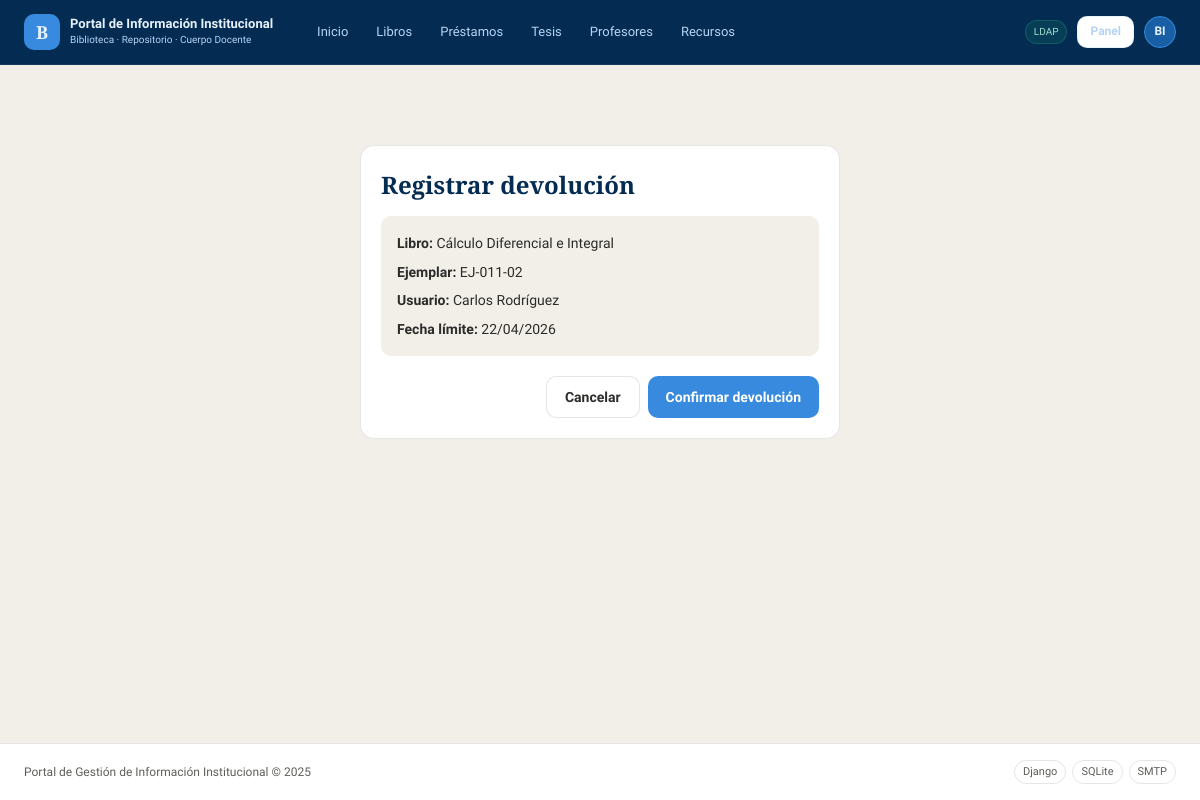
Page /biblioteca/prestamos/8/devolver/ (signed in) on the committed database.
### biblioteca/models.py (models this page shows, shortened)
class Prestamo(models.Model):
    ESTADO_CHOICES = [
        ('activo',     'Activo'),
        ('devuelto',   'Devuelto'),
        ('vencido',    'Vencido'),
    ]
    ejemplar      = models.ForeignKey(Ejemplar, on_delete=models.PROTECT,
                                       related_name='prestamos')
    usuario       = models.ForeignKey(User, on_delete=models.PROTECT,
                                       related_name='prestamos')
    fecha_prestamo  = models.DateTimeField(auto_now_add=True)
    fecha_devolucion = models.DateField(verbose_name='Fecha límite de devolución')
    fecha_devuelto  = models.DateTimeField(null=True, blank=True)
    estado          = models.CharField(max_length=20, choices=ESTADO_CHOICES,
                                        default='activo')
    notas           = models.TextField(blank=True)
    registrado_por  = models.ForeignKey(User, on_delete=models.SET_NULL,
                                         null=True, related_name='prestamos_registrados')
    class Meta:
        verbose_name        = 'Préstamo'
        verbose_name_plural = 'Préstamos'
        ordering            = ['-fecha_prestamo']
    def esta_vencido(self):
        if self.estado == 'devuelto':
            return False
        return timezone.now().date() > self.fecha_devolucion

class Ejemplar(models.Model):
    ESTADO_CHOICES = [
        ('disponible', 'Disponible'),
        ('prestado',   'Prestado'),
        ('reservado',  'Reservado'),
        ('deteriorado','Deteriorado'),
    ]
    libro    = models.ForeignKey(Libro, on_delete=models.CASCADE, related_name='ejemplares')
    codigo   = models.CharField(max_length=50, unique=True, verbose_name='Código')
    estado   = models.CharField(max_length=20, choices=ESTADO_CHOICES, default='disponible')
    ubicacion = models.CharField(max_length=100, blank=True,
                                  verbose_name='Ubicación en estantería')
    notas    = models.TextField(blank=True)
    class Meta:
        verbose_name        = 'Ejemplar'
        verbose_name_plural = 'Ejemplares'

class Libro(models.Model):
    titulo    = models.CharField(max_length=300)
    autor     = models.CharField(max_length=200)
    editorial = models.CharField(max_length=200, blank=True)
    anio      = models.PositiveIntegerField(verbose_name='Año', null=True, blank=True)
    isbn      = models.CharField(max_length=20, blank=True, unique=True, null=True)
    categoria = models.ForeignKey(Categoria, on_delete=models.SET_NULL,
                                  null=True, blank=True, related_name='libros')
    descripcion  = models.TextField(blank=True)
    portada      = models.ImageField(upload_to='portadas/', null=True, blank=True)
    fecha_registro = models.DateTimeField(auto_now_add=True)
    class Meta:
        verbose_name        = 'Libro'
        verbose_name_plural = 'Libros'
        ordering            = ['titulo']

### biblioteca/views.py (the view, shortened to what this page needs)
# urls.py: path('prestamos/<int:pk>/devolver/',      views.prestamo_devolver,  name='prestamo_devolver'),
@solo_bibliotecario
def prestamo_devolver(request, pk):
    if not request.user.is_staff:
        messages.error(request, 'Solo el bibliotecario puede registrar devoluciones.')
        return redirect('biblioteca:prestamo_list')
    prestamo = get_object_or_404(Prestamo, pk=pk)
    return render(request, 'biblioteca/prestamo_devolver.html', {'prestamo': prestamo})

### biblioteca/context_processors.py (called while the page is built, shortened)
def rol_usuario(request):
    if request.user.is_authenticated:
        rol = get_rol(request.user)
        return {
            'rol_usuario':        rol,
            'es_bibliotecario':   rol == 'bibliotecario' or request.user.is_staff,
            'es_estudiante':      rol == 'estudiante',
            'es_profesor':        rol == 'profesor',
            'es_visitante':       rol == 'visitante',
        }

### biblioteca/decoradores.py (called while the page is built)
def get_rol(user):
    try:
        return user.perfil.rol
    except PerfilUsuario.DoesNotExist:
        return 'visitante'

def solo_bibliotecario(view_func):
    @wraps(view_func)
    def wrapper(request, *args, **kwargs):
        if not request.user.is_authenticated:
            return redirect('login')
        rol = get_rol(request.user)
        if rol != 'bibliotecario' and not request.user.is_staff:
            messages.error(request, 'Esta sección es exclusiva del bibliotecario.')
            return redirect('home')
        return view_func(request, *args, **kwargs)
    return wrapper

### templates/biblioteca/prestamo_devolver.html (shortened to what this page needs)
{% extends 'base.html' %}
{% block content %}
<div style="max-width: 480px; margin: 3rem auto;">
  <div class="card">
    <h2 style="font-family:var(--fuente-titulo); color:var(--azul-oscuro); margin-bottom:0.75rem;">
      Registrar devolución
    </h2>
    <div style="background:var(--gris-fondo); border-radius:var(--radio-md);
                padding:1rem; margin-bottom:1.25rem; font-size:14px;">
      <div style="margin-bottom:6px;">
        <strong>Libro:</strong> {{ prestamo.ejemplar.libro.titulo }}
      </div>
      <div style="margin-bottom:6px;">
        <strong>Ejemplar:</strong> {{ prestamo.ejemplar.codigo }}
      </div>
      <div style="margin-bottom:6px;">
        <strong>Usuario:</strong> {{ prestamo.usuario.get_full_name|default:prestamo.usuario.username }}
      </div>
      <div>
        <strong>Fecha límite:</strong> {{ prestamo.fecha_devolucion|date:"d/m/Y" }}
      </div>
    </div>
    <form method="post" style="display:flex; gap:8px; justify-content:flex-end;">
      <a href="{% url 'biblioteca:prestamo_list' %}" class="btn btn--secondary">Cancelar</a>
      <button type="submit" class="btn btn--primary">Confirmar devolución</button>
    </form>
  </div>
</div>
{% endblock %}

### templates/includes/navbar.html (shortened to what this page needs)
{% load static %}
<header class="navbar">
  <div class="navbar__inner">
    <a href="{% url 'home' %}" class="navbar__brand">
      <div class="navbar__logo">B</div>
      <div>
        <div class="navbar__title">Portal de Información Institucional</div>
        <div class="navbar__sub">Biblioteca · Repositorio · Cuerpo Docente</div>
      </div>
    </a>
    <nav class="navbar__nav">
      <a href="{% url 'home' %}" class="nav-link {% if request.resolver_match.url_name == 'home' %}nav-link--active{% endif %}">Inicio</a>
      <a href="{% url 'biblioteca:libro_list' %}" class="nav-link">Libros</a>
      <a href="{% url 'biblioteca:prestamo_list' %}" class="nav-link">Préstamos</a>
      <a href="{% url 'biblioteca:tesis_list' %}" class="nav-link">Tesis</a>
      <a href="{% url 'biblioteca:profesor_list' %}" class="nav-link">Profesores</a>
      <a href="{% url 'biblioteca:recurso_list' %}" class="nav-link">Recursos</a>
    </nav>
    <div class="navbar__auth">
      {% if user.is_authenticated %}
        <span class="ldap-badge">LDAP</span>
        {% if es_bibliotecario %}
          <a href="{% url 'biblioteca:panel' %}"
            class="btn btn--secondary btn--sm"
            style="color:var(--azul-palido); border-color:rgba(181,212,244,0.3);">
            Panel
          </a>
        {% endif %}
        <div class="user-menu">
          <div class="user-avatar">{{ user.username|slice:":2"|upper }}</div>
        </div>
      {% else %}
        <a href="{% url 'login' %}" class="btn btn--primary btn--sm">Iniciar sesión</a>
      {% endif %}
    </div>
  </div>
</header>

### static/css/main.css (style rules this page uses)
:root { --azul-oscuro: #042C53; --azul-medio: #0C447C; --azul: #185FA5; --azul-claro: #378ADD; --azul-palido: #B5D4F4; --azul-fondo: #E6F1FB; --verde: #1D9E75; --verde-fondo: #E1F5EE; --rojo: #E24B4A; --rojo-fondo: #FCEBEB; --ambar: #EF9F27; --ambar-fondo: #FAEEDA; --gris-texto: #2C2C2A; --gris-medio: #5F5E5A; --gris-suave: #B4B2A9; --gris-fondo: #F1EFE8; --blanco: #ffffff; --borde: rgba(44,44,42,0.12); --sombra: 0 1px 4px rgba(0,0,0,0.08); --radio-sm: 6px; --radio-md: 10px; --radio-lg: 14px; --radio-pill: 999px; --fuente-titulo: 'Playfair Display', Georgia, serif; --fuente-cuerpo: 'Source Sans 3', system-ui, sans-serif; }
*, *::before, *::after { box-sizing: border-box; margin: 0; padding: 0; }
html { font-size: 16px; }
body { font-family: var(--fuente-cuerpo); background: var(--gris-fondo); color: var(--gris-texto); line-height: 1.6; min-height: 100vh; display: flex; flex-direction: column; }
a { color: var(--azul-claro); text-decoration: none; }
.navbar { background: var(--azul-oscuro); position: sticky; top: 0; z-index: 100; border-bottom: 1px solid rgba(255,255,255,0.06); }
.navbar__inner { max-width: 1280px; margin: 0 auto; padding: 0 1.5rem; height: 64px; display: flex; align-items: center; gap: 2rem; }
.navbar__brand { display: flex; align-items: center; gap: 10px; text-decoration: none; flex-shrink: 0; }
.navbar__logo { width: 36px; height: 36px; border-radius: var(--radio-md); background: var(--azul-claro); display: flex; align-items: center; justify-content: center; font-family: var(--fuente-titulo); font-size: 18px; font-weight: 700; color: var(--azul-fondo); }
.navbar__title { font-size: 13px; font-weight: 600; color: var(--azul-fondo); line-height: 1.2; }
.navbar__sub { font-size: 10px; color: var(--azul-palido); font-weight: 300; }
.navbar__nav { display: flex; align-items: center; gap: 4px; flex: 1; }
.nav-link { font-size: 13px; color: var(--azul-palido); font-weight: 400; padding: 6px 12px; border-radius: var(--radio-pill); transition: background 0.15s, color 0.15s; }
.navbar__auth { display: flex; align-items: center; gap: 10px; margin-left: auto; }
.ldap-badge { font-size: 10px; color: #9FE1CB; background: rgba(29,158,117,0.15); border: 1px solid rgba(29,158,117,0.35); padding: 3px 8px; border-radius: var(--radio-pill); }
.user-menu { position: relative; }
.user-avatar { width: 32px; height: 32px; border-radius: 50%; background: var(--azul); border: 1px solid var(--azul-claro); display: flex; align-items: center; justify-content: center; font-size: 12px; font-weight: 600; color: var(--azul-fondo); cursor: pointer; user-select: none; }
.btn { display: inline-flex; align-items: center; gap: 6px; padding: 9px 18px; border-radius: var(--radio-md); font-size: 14px; font-weight: 600; font-family: var(--fuente-cuerpo); cursor: pointer; border: none; transition: opacity 0.15s, transform 0.1s; text-decoration: none; }
.btn--primary { background: var(--azul-claro); color: var(--blanco); }
.btn--secondary { background: var(--blanco); color: var(--gris-texto); border: 1px solid var(--borde); }
.btn--sm { padding: 5px 12px; font-size: 12px; }
.card { background: var(--blanco); border: 1px solid var(--borde); border-radius: var(--radio-lg); padding: 1.25rem; }

### rows in the picture
Prestamo: ejemplar.libro.titulo "Cálculo Diferencial e Integral", ejemplar.codigo "EJ-011-02", usuario.get_full_name "Carlos Rodríguez", fecha_devolucion "22/04/2026"

### other values in the picture
{{ user.username|slice:":2"|upper }} "BI"
